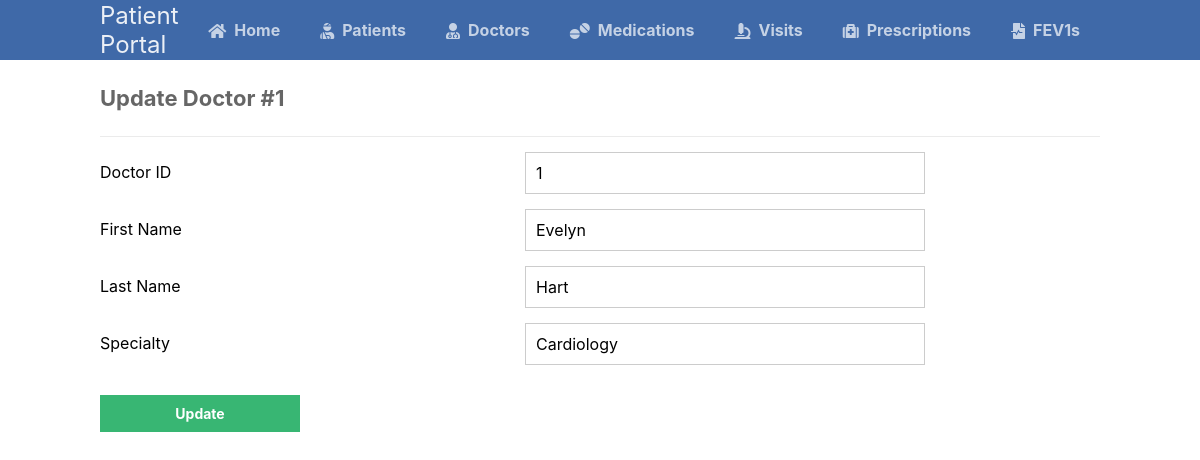
/scripts/doctors_table/doctors_update.php?doctor_id=1, run on the app's committed database.
### tables this page shows
CREATE TABLE doctors (
	doctor_id INT AUTO_INCREMENT NOT NULL,
	doctor_first_name VARCHAR(100) NOT NULL,
	doctor_last_name VARCHAR(100) NOT NULL,
	doctor_specialty VARCHAR(255) NOT NULL,
	PRIMARY KEY (doctor_id)
);

### scripts/doctors_table/doctors_update.php (the view, shortened to what this page needs)
<?php
@include_once (APP_ROOT.APP_FOLDER_NAME . '/scripts/functions.php');
$pdo = pdo_connect_mysql();
if (isset($_GET['doctor_id'])) {
    $stmt = $pdo->prepare('SELECT * FROM doctors WHERE doctor_id = ?');
    $stmt->execute([$_GET['doctor_id']]);
    $doctor = $stmt->fetch(PDO::FETCH_ASSOC);
} else {
    exit('No ID specified!');
}
?>
<?=template_header('Read')?>
<div class="content update">
	<h2>Update Doctor #<?=$doctor['doctor_id']?></h2>
    <form action="doctors_update.php?doctor_id=<?=$doctor['doctor_id']?>" method="post">
        <label for="doctor_id">Doctor ID</label>
            <input type="text" name="doctor_id" placeholder="Ex. 1" value="<?=$doctor['doctor_id']?>" id="doctor_id" readonly required>
        <label for="doctor_first_name"> First Name</label>
            <input type="text" name="doctor_first_name" placeholder="Ex. John" value="<?=$doctor['doctor_first_name']?>" id="doctor_first_name" pattern = "[A-Za-z']{2,}" required>
        <label for="doctor_last_name">Last Name</label>
            <input type="text" name="doctor_last_name" placeholder="Ex. Doe" value="<?=$doctor['doctor_last_name']?>" id="doctor_last_name" pattern = "[A-Za-z'\-\s]{2,}" required>
        <label for="doctor_specialty">Specialty</label>
            <input type="text" name="doctor_specialty" placeholder="Ex. Neurology" value="<?=$doctor['doctor_specialty']?>" id="doctor_specialty" pattern = "[A-Za-z'\-\s]{2,}" required>
        <input type="submit" value="Update">
    </form>
</div>
<?=template_footer()?>

### styles/style.css (style rules this page uses)
* { box-sizing: border-box; font-family: -apple-system, BlinkMacSystemFont, "segoe ui", roboto, oxygen, ubuntu, cantarell, "fira sans", "droid sans", "helvetica neue", Arial, sans-serif; font-size: 16px; -webkit-font-smoothing: antialiased; -moz-osx-font-smoothing: grayscale; }
body { background-color: #FFFFFF; margin: 0; }
.content { width: 1000px; margin: 0 auto; }
.content h2 { margin: 0; padding: 25px 0; font-size: 22px; border-bottom: 1px solid #ebebeb; color: #666666; }
.update form { padding: 15px 0; display: flex; flex-flow: wrap; }
.update form label { display: inline-flex; width: 400px; padding: 10px 0; margin-right: 25px; }
.update form input { padding: 10px; width: 400px; margin-right: 25px; margin-bottom: 15px; border: 1px solid #cccccc; }
.update form input[type="submit"] { display: block; background-color: #38b673; border: 0; font-weight: bold; font-size: 14px; color: #FFFFFF; cursor: pointer; width: 200px; margin-top: 15px; }

### data on the page
doctors: doctor_id "1", doctor_first_name "Evelyn", doctor_last_name "Hart", doctor_specialty "Cardiology"
